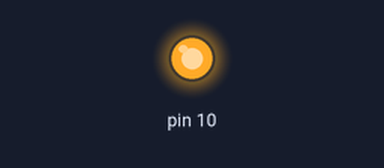
A sketch run on a simulated Arduino Uno, built with avr-gcc and run on an emulated ATmega328P. Shown: output pins drawn as LEDs (lit = HIGH).

Above: at 0.5 s.
At 36.5 s:
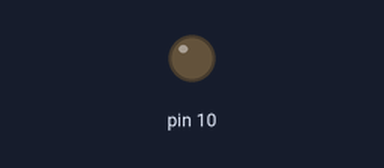
Timing chart, 0 to 39.0 s (numbered marks = the images above):
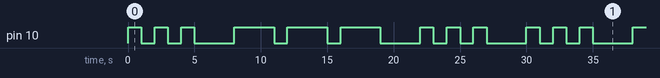

The sketch:

sketch_oct10a.ino
```cpp
void setup() {
  pinMode(10, OUTPUT);

}

void loop() {
  for(int i = 0; i < 3; ++i){
    digitalWrite(10, HIGH);
    delay(1000);
    digitalWrite(10, LOW);
    delay(1000);
  }
  delay(2000);
  for(int i = 0; i < 3; ++i){
    digitalWrite(10, HIGH);
    delay(3000);
    digitalWrite(10, LOW);
    delay(1000);
  }
  delay(2000);
  for(int i = 0; i < 3; ++i){
    digitalWrite(10, HIGH);
    delay(1000);
    digitalWrite(10, LOW);
    delay(1000);
  }
  delay(2000);

}
```

Measured:
- by itself, pin 10: repeats every 30.0 s: 2 × (LOW 1.0 s, HIGH 1.0 s), LOW 3.0 s, 2 × (HIGH 3.0 s, LOW 1.0 s), HIGH 3.0 s, LOW 3.0 s, 2 × (HIGH 1.0 s, LOW 1.0 s), HIGH 1.0 s, LOW 3.0 s, HIGH 1.0 s
- by itself, everything shown: repeats every 30.0 s, in 18 steps
